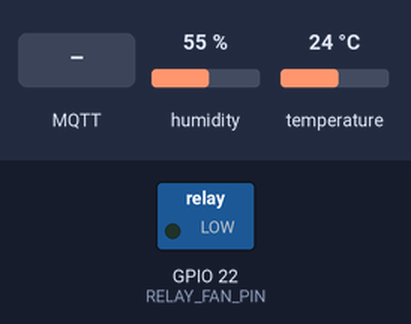
Simulated run of this sketch. Board: ESP32. On the bench: switched loads named in the sketch (green lamp = pin HIGH). Inputs (shaded band) come from the test bench; at power-on: temperature 24 °C, humidity 55 %. WiFi joins after 1.5 s; servers stay silent unless stated; no MQTT or app messages arrive unless stated; what the sketch prints to the serial monitor is not drawn.

Above: at 2.7 s.
2.8 s: temperature set to 27 °C
At 4.5 s:
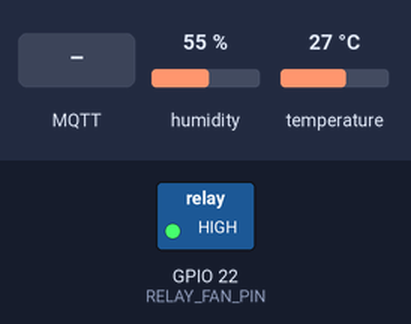
5.0 s: MQTT message "output" arrives on the first subscribed topic
7.1 s: MQTT message "0" arrives on the first subscribed topic
Timing chart, 0 to 10.1 s (numbered marks = the images above; inputs shaded):
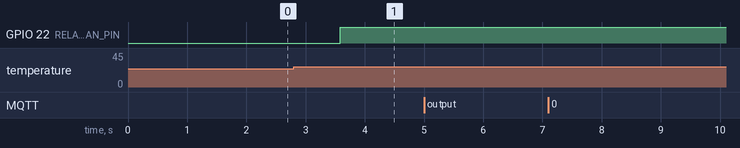

Measured:
- the behaviour switches between 25 and 26 °C on temperature (found by bisection; images 0 and 1)
- after the input at 2.8 s, GPIO 22 (RELAY_FAN_PIN): LOW → HIGH after 0.79 s
- after the input at 5.0 s, every drawn part: stays the same
- after the input at 7.1 s, every drawn part: stays the same

The sketch:

sensor.ino
```cpp
#include <DHT.h>
#include <WiFi.h>
#include <PubSubClient.h>

#define RELAY_FAN_PIN 22 // Arduino pin connected to relay which connected to fan
#define DHTPIN 23           // Arduino pin connected to relay which connected to DHT sensor
#define DHTTYPE DHT11

float SETTING_TEMP = 25.0; // upper threshold of temperature, change to your desire value

DHT dht(DHTPIN, DHTTYPE);

float temperature;    // temperature in Celsius

WiFiClient espClient;
PubSubClient client(espClient);

const char* ssid = "";
const char* password = "";
const char* mqtt_server = "";

void setup()
{
  Serial.begin(115200); // initialize serial
  dht.begin();        // initialize the sensor
  pinMode(RELAY_FAN_PIN, OUTPUT); // initialize digital pin as an output

  setup_wifi();
  client.setServer(mqtt_server,1883);
  client.setCallback(callback);
}

void setup_wifi() {
  delay(10);

  Serial.println();
  Serial.print("Connecting to ");
  Serial.println(ssid);
  WiFi.begin(ssid, password);

  while (WiFi.status() != WL_CONNECTED) {
    delay(500);
    Serial.print(".");
  }

  Serial.println("");
  Serial.println("WiFi connected");
  Serial.println("IP address: ");
  Serial.println(WiFi.localIP());
}

void callback(char* topic, byte* payload, unsigned int length) {
  Serial.print("Message arrived on topic: ");
  Serial.print(topic);
  Serial.print(". Message: ");

  for (int i = 0; i < length; i++) {
    Serial.print((char)payload[i]);
  }

  if (strcmp(topic, "output") == 0){
    char* str = (char* )payload;
    str[length]= '\0';
    Serial.println("");

    char* token = strtok(str, ",");

    while (token != NULL) {
      float n = atoi(token);
      SETTING_TEMP = n;
      Serial.print("setting temperature: ");
      Serial.print(n);
      Serial.println("°C");
      token = strtok(NULL, ";");
    }
  }
}


void reconnect(){
  while (!client.connected()){
    Serial.print("trying to connect MQTT...");
    if (client.connect("ESP8266Client")){
      Serial.println("connected!");
      client.subscribe("output");
    }else{
      Serial.print("failed, rc=");
      Serial.print(client.state());
      Serial.println("  try again");
      delay(5000);
    }
  }
}


void loop()
{

  if (!client.connected()){
    reconnect();
  }
  client.loop();

  delay(2000);

  temperature = dht.readTemperature();;  // read temperature in Celsius

  char tempString[8];
  dtostrf(temperature, 1, 2, tempString);
  client.publish("current", tempString);
  if (isnan(temperature)) {
    Serial.println("Failed to read from DHT sensor!");
  } else {
    if(temperature > SETTING_TEMP){
      Serial.println("The fan is turned on");
      digitalWrite(RELAY_FAN_PIN, HIGH); // turn on
      Serial.print(temperature);
      Serial.println(F("°C "));
    } else{
      Serial.println("The fan is turned off");
      digitalWrite(RELAY_FAN_PIN, LOW); // turn off
      Serial.print(temperature);
      Serial.println(F("°C "));
    }
  }
}
```
